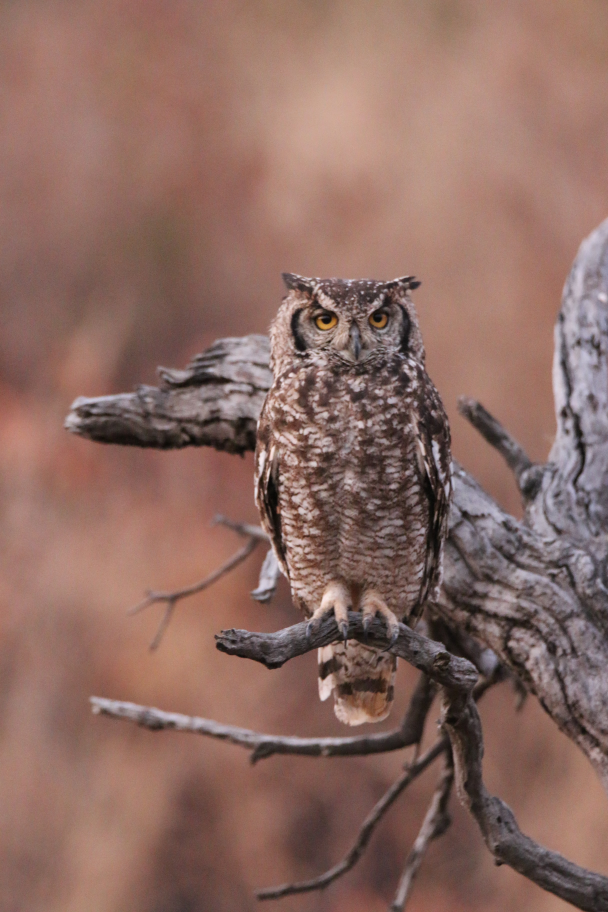
#> input picture theft/owl.jpg, 2432 x 3648 px (shown at 1/4 size)
$ python query.py
#> lines starting #> are read from the running program, lines starting #| are printed output that depends on the picture
from PIL import Image
import base64
import requests
import json

IMAGE_DIMS = (224, 224)
img = Image.open("owl.jpg")
#> img is the input picture: PIL image 2432x3648 RGB; mean R, G, B 141, 107.6, 98.8
img = img.resize(IMAGE_DIMS)
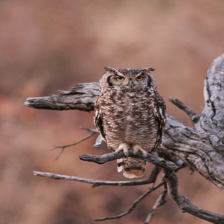
#> img: PIL image 224x224 RGB; mean R, G, B 141, 107.6, 98.8
img_bytes = img.tobytes()

b64_img_bytes = base64.urlsafe_b64encode(img_bytes)

data = {
    "input": b64_img_bytes.decode()
}

#> (the run stopped early here; a loop or call above may not have finished)
